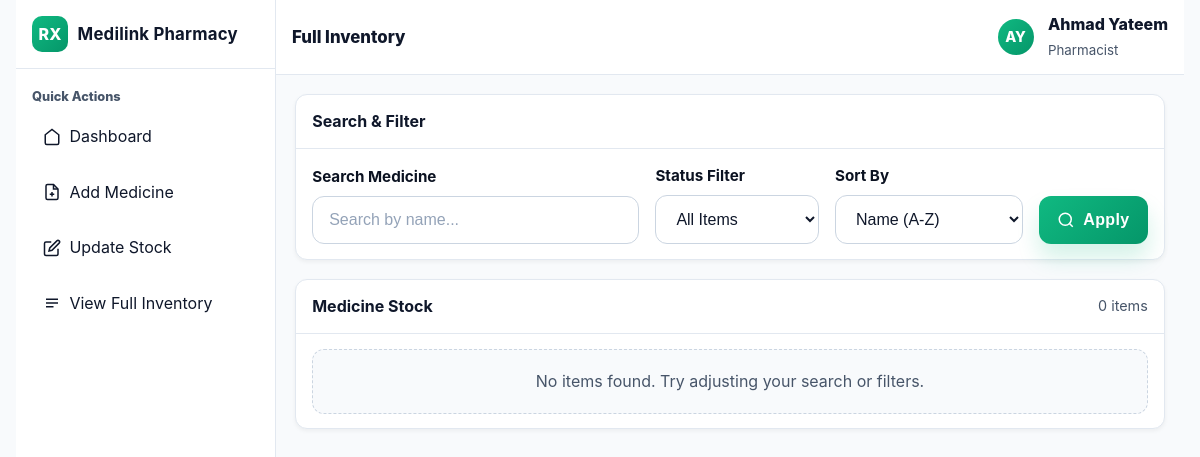
The app's page /accounts/pharmacy/inventory/ (signed in), older data.
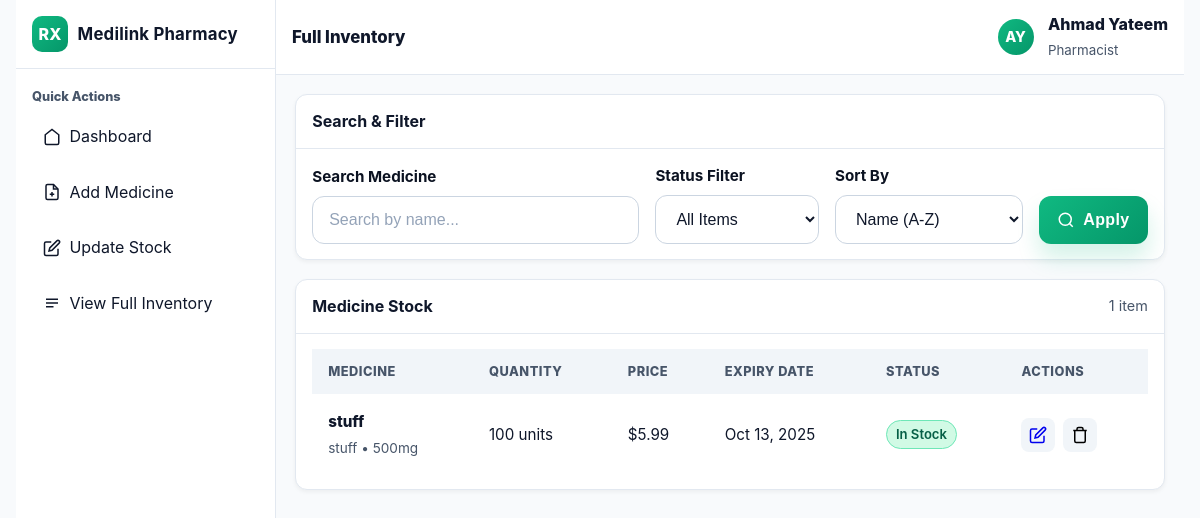
The same page, newer data.
### accounts/models.py (models this page shows, shortened)
class Medicine(models.Model):
    name = models.CharField(max_length=140)
    dosage_form = models.CharField(max_length=80)
    strength = models.CharField(max_length=80)
    description = models.TextField(blank=True)
    class Meta:
        constraints = [
            models.UniqueConstraint(
                fields=["name", "strength", "dosage_form"],
                name="uq_medicine_name_strength_form",
            )
        ]

class Stock(models.Model):
    pharmacy = models.ForeignKey(Pharmacy, on_delete=models.CASCADE, related_name="stocks")
    medicine = models.ForeignKey(Medicine, on_delete=models.CASCADE, related_name="stocks")
    expiry_date = models.DateField()
    price = models.DecimalField(max_digits=10, decimal_places=2, validators=[MinValueValidator(0)])
    quantity = models.IntegerField(validators=[MinValueValidator(0)])
    class Meta:
        unique_together = ("pharmacy", "medicine", "expiry_date")

### accounts/views.py (the view)
# urls.py: path('pharmacy/inventory/', views.view_inventory, name='view_inventory'),
@login_required
def view_inventory(request):
    if request.user.role != User.Role.PHARMACY:
        return render(request, 'accounts/error.html', {
            'message': 'This page is for pharmacies only.'
        })
    try:
        pharmacy = request.user.pharmacy
    except Pharmacy.DoesNotExist:
        pharmacy = Pharmacy.objects.create(
            pharmacy_id=request.user,
            license_number=None,
            address=''
        )
    stocks = Stock.objects.filter(pharmacy=pharmacy).select_related('medicine')
    search_query = request.GET.get('search', '')
    if search_query:
        stocks = stocks.filter(
            Q(medicine__name__icontains=search_query) |
            Q(medicine__dosage_form__icontains=search_query) |
            Q(medicine__strength__icontains=search_query)
        )
    today = timezone.localdate()
    expiry_threshold = today + timedelta(days=30)
    status_filter = request.GET.get('status', 'all')
    if status_filter == 'low':
        stocks = stocks.filter(quantity__lte=10)
    elif status_filter == 'expiring':
        stocks = stocks.filter(expiry_date__lte=expiry_threshold, expiry_date__gte=today)
    elif status_filter == 'expired':
        stocks = stocks.filter(expiry_date__lt=today)
    sort_by = request.GET.get('sort', 'name')
    if sort_by == 'name':
        stocks = stocks.order_by('medicine__name')
    elif sort_by == 'quantity':
        stocks = stocks.order_by('quantity')
    elif sort_by == 'expiry':
        stocks = stocks.order_by('expiry_date')
    stock_list = []
    for stock in stocks:
        status = 'ok'
        status_text = 'In Stock'
        if stock.expiry_date < today:
            status = 'expired'
            status_text = 'Expired'
        elif stock.expiry_date <= expiry_threshold:
            status = 'expiring'
            status_text = 'Expiring Soon'
        elif stock.quantity <= 10:
            status = 'low'
            status_text = 'Low Stock'
        stock_list.append({
            'id': stock.id,
            'medicine': stock.medicine,
            'quantity': stock.quantity,
            'price': stock.price,
            'expiry_date': stock.expiry_date,
            'status': status,
            'status_text': status_text,
        })
    return render(request, 'accounts/view_inventory.html', {
        'stock_items': stock_list,
        'stocks': stock_list,
        'search_query': search_query,
        'status_filter': status_filter,
        'sort_by': sort_by,
        'total_items': len(stock_list),
        'pharmacy_name': pharmacy.pharmacy_id.name,
        'pharmacist_name': 'Ahmad Yateem',
    })

### accounts/templates/accounts/view_inventory.html (shortened to what this page needs)
{% load static %}
<!DOCTYPE html>
<html lang="en">
<head>
  <link rel="stylesheet" href="{% static 'css/styles.css' %}">
</head>
<body>
  <div class="app">
    <aside class="sidebar">
      <div class="brand">
        <div class="logo">RX</div>
        <h1>Medilink Pharmacy</h1>
      </div>
      <div class="side-section">
        <div class="side-title">Quick Actions</div>
        <nav class="nav">
          <a href="{% url 'pharmacy_home' %}">
            <svg width="18" height="18" viewBox="0 0 24 24" fill="none" stroke="currentColor" stroke-width="2">
              <path d="M3 9l9-7 9 7v11a2 2 0 0 1-2 2H5a2 2 0 0 1-2-2z"></path>
            </svg>
            <span class="label">Dashboard</span>
          </a>
          <a href="{% url 'add_medicine' %}">
            <svg width="18" height="18" viewBox="0 0 24 24" fill="none" stroke="currentColor" stroke-width="2">
              <path d="M14 2H6a2 2 0 0 0-2 2v16a2 2 0 0 0 2 2h12a2 2 0 0 0 2-2V8z"></path>
              <polyline points="14 2 14 8 20 8"></polyline>
              <line x1="12" y1="18" x2="12" y2="12"></line>
              <line x1="9" y1="15" x2="15" y2="15"></line>
            </svg>
            <span class="label">Add Medicine</span>
          </a>
          <a href="{% url 'update_stock' %}">
            <svg width="18" height="18" viewBox="0 0 24 24" fill="none" stroke="currentColor" stroke-width="2">
              <path d="M11 4H4a2 2 0 0 0-2 2v14a2 2 0 0 0 2 2h14a2 2 0 0 0 2-2v-7"></path>
              <path d="M18.5 2.5a2.121 2.121 0 0 1 3 3L12 15l-4 1 1-4 9.5-9.5z"></path>
            </svg>
            <span class="label">Update Stock</span>
          </a>
          <a href="{% url 'view_inventory' %}">
            <svg width="18" height="18" viewBox="0 0 24 24" fill="none" stroke="currentColor" stroke-width="2">
              <path d="M4 7h16M4 12h16M4 17h10"></path>
            </svg>
            <span class="label">View Full Inventory</span>
          </a>
        </nav>
      </div>
    </aside>
    <section class="main">
      <header class="topbar">
        <div class="top-left">
          <div class="top-title">Full Inventory</div>
        </div>
        <div class="top-right">
          <div class="avatar">AY</div>
          <div>
            <div style="font-weight:800;">Ahmad Yateem</div>
            <small style="color:var(--ink-dim);">Pharmacist</small>
          </div>
        </div>
      </header>
      <div class="content">
        <div class="panel">
          <div class="head">
            <h2>Search & Filter</h2>
          </div>
          <div class="body">
            <form method="get" action="">
              <div class="filters-grid">
                <div class="filter-group">
                  <label for="search">Search Medicine</label>
                  <input type="text" id="search" name="search" placeholder="Search by name..." value="{{ search_query }}">
                </div>
                <div class="filter-group">
                  <label for="status">Status Filter</label>
                  <select id="status" name="status">
                    <option value="">All Items</option>
                  </select>
                </div>
                <div class="filter-group">
                  <label for="sort">Sort By</label>
                  <select id="sort" name="sort">
                    <option value="name" {% if sort_by == 'name' %}selected{% endif %}>Name (A-Z)</option>
                  </select>
                </div>
                <button type="submit" class="btn btn-primary">
                  <svg width="18" height="18" viewBox="0 0 24 24" fill="none" stroke="currentColor" stroke-width="2">
                    <circle cx="11" cy="11" r="8"></circle>
                    <path d="m21 21-4.35-4.35"></path>
                  </svg>
                  Apply
                </button>
              </div>
            </form>
          </div>
        </div>
        <div class="panel">
          <div class="head">
            <h2>Medicine Stock</h2>
            <span style="color:var(--ink-dim);font-size:.9rem;">
              {{ stock_items|length }} item{{ stock_items|length|pluralize }}
            </span>
          </div>
          <div class="body">
            {% if stock_items %}
              <table class="inventory-table">
                <thead>
                  <tr>
                    <th>Medicine</th>
                    <th>Quantity</th>
                    <th>Price</th>
                    <th>Expiry Date</th>
                    <th>Status</th>
                    <th>Actions</th>
                  </tr>
                </thead>
                <tbody>
                  {% for stock in stock_items %}
                    <tr>
                      <td>
                        <div class="medicine-info">
                          <div class="medicine-name">{{ stock.medicine.name }}</div>
                          <div class="medicine-details">
                            {{ stock.medicine.dosage_form }} • {{ stock.medicine.strength }}
                          </div>
                        </div>
                      </td>
                      <td>{{ stock.quantity }} units</td>
                      <td>${{ stock.price }}</td>
                      <td>{{ stock.expiry_date|date:"M d, Y" }}</td>
                      <td>
                        {% if stock.is_expired %}
                          <span class="pill red">Expired</span>
                        {% elif stock.is_expiring_soon %}
                          <span class="pill orange">Expiring Soon</span>
                        {% elif stock.is_low_stock %}
                          <span class="pill orange">Low Stock</span>
                        {% else %}
                          <span class="pill green">In Stock</span>
                        {% endif %}
                      </td>
                      <td>
                        <div class="action-btns">
                          <a href="{% url 'update_stock' %}" class="icon-btn" title="Edit">
                            <svg width="18" height="18" viewBox="0 0 24 24" fill="none" stroke="currentColor" stroke-width="2">
                              <path d="M11 4H4a2 2 0 0 0-2 2v14a2 2 0 0 0 2 2h14a2 2 0 0 0 2-2v-7"></path>
                              <path d="M18.5 2.5a2.121 2.121 0 0 1 3 3L12 15l-4 1 1-4 9.5-9.5z"></path>
                            </svg>
                          </a>
                          <form method="post" action="{% url 'delete_stock' stock.id %}" style="display: inline;"
                                onsubmit="return confirm('Are you sure you want to delete this stock entry?');">
                            <button type="submit" class="icon-btn delete" title="Delete">
                              <svg width="18" height="18" viewBox="0 0 24 24" fill="none" stroke="currentColor" stroke-width="2">
                                <polyline points="3 6 5 6 21 6"></polyline>
                                <path d="M19 6v14a2 2 0 0 1-2 2H7a2 2 0 0 1-2-2V6m3 0V4a2 2 0 0 1 2-2h4a2 2 0 0 1 2 2v2"></path>
                              </svg>
                            </button>
                          </form>
                        </div>
                      </td>
                    </tr>
                  {% endfor %}
                </tbody>
              </table>
            {% else %}
              <p class="muted">No items found. Try adjusting your search or filters.</p>
            {% endif %}
          </div>
        </div>
      </div>
    </section>
  </div>
</body>
</html>

### accounts/static/css/styles.css (style rules this page uses)
* { box-sizing: border-box; margin: 0; padding: 0; }
:root { --bg: #f7fbfd; --card: #ffffff; --ink: #0f172a; --ink-dim: #475569; --muted: #94a3b8; --line: #e2e8f0; --line-2: #cbd5e1; --brand1: #0ea5a4; --brand2: #0284c7; --good: #16a34a; --bad: #dc2626; --focus: rgba(2,132,199,.25); --radius: 14px; --shadow: 0 14px 28px rgba(2, 132, 199, 0.08), 0 8px 10px rgba(15,23,42,0.04); --input-bg: #ffffff; --placeholder: #94a3b8; --error-bg: #fee2e2; --error-border: #fecaca; --error-text: #991b1b; --step-inactive-bg: #f1f5f9; --info-bg: #eef7ff; --info-border: #cde5ff; --btn-secondary-bg: #f1f5f9; --btn-secondary-hover: #e8eef4; }
html, body { min-height: 100%; transition: background-color 0.3s ease, color 0.3s ease; }
body { font-family: ui-sans-serif, -apple-system, BlinkMacSystemFont,"Segoe UI","Roboto","Oxygen","Ubuntu","Cantarell",sans-serif; color: var(--ink); background: var(--bg); display: flex; align-items: center; justify-content: center; padding: 2.2rem 1rem; line-height: 1.55; }
body { background: radial-gradient(1200px 600px at 10% -5%, rgba(14, 165, 164, 0.08), transparent 60%), radial-gradient(1000px 500px at 110% 10%, rgba(2, 132, 199, 0.08), transparent 60%), var(--bg); }
input[type="email"], input[type="password"], input[type="text"] { width: 100%; padding: 1rem 1.1rem; font-size: 1rem; color: var(--ink); background: var(--input-bg); border: 2px solid var(--line-2); border-radius: 12px; transition: all .3s ease; }
input::placeholder { color: var(--placeholder); }
.btn { border: 0; padding: 1rem 1.25rem; border-radius: 12px; font-weight: 700; cursor: pointer; transition: all 0.3s ease; font-size: 1rem; letter-spacing: 0.02em; }
.btn-primary { color: #ffffff; background: linear-gradient(135deg, var(--brand1), var(--brand2)); box-shadow: 0 10px 25px rgba(2, 132, 199, .25); position: relative; overflow: hidden; }

Row changes from the older to the newer data that the page shows:
added Medicine: medicine.name "stuff", medicine.dosage_form "stuff", medicine.strength "500mg", quantity "100", price "5.99", expiry_date "Oct 13, 2025"
Text that changed along with them:
{{ stock_items|length }}: "0" → "1"
text no longer shown: "No items found. Try adjusting your search or filters."
text now shown: "MEDICINE QUANTITY PRICE EXPIRY DATE STATUS ACTIONS"
